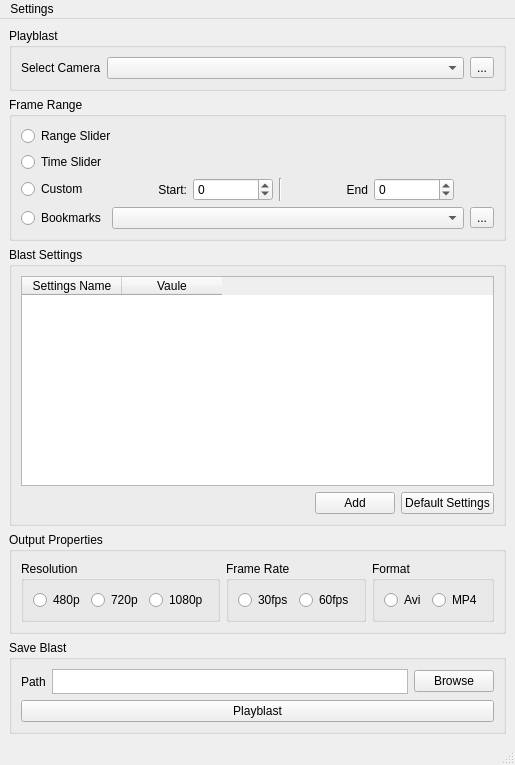
<?xml version="1.0" encoding="UTF-8"?>
<ui version="4.0">
 <class>MainWindow</class>
 <widget class="QMainWindow" name="MainWindow">
  <property name="geometry">
   <rect>
    <x>0</x>
    <y>0</y>
    <width>426</width>
    <height>765</height>
   </rect>
  </property>
  <property name="sizePolicy">
   <sizepolicy hsizetype="Preferred" vsizetype="Fixed">
    <horstretch>0</horstretch>
    <verstretch>0</verstretch>
   </sizepolicy>
  </property>
  <property name="windowTitle">
   <string>MainWindow</string>
  </property>
  <widget class="QWidget" name="centralwidget">
   <layout class="QVBoxLayout" name="verticalLayout_11">
    <item>
     <widget class="QGroupBox" name="playblastGB">
      <property name="title">
       <string>Playblast</string>
      </property>
      <layout class="QVBoxLayout" name="verticalLayout_9">
       <item>
        <layout class="QHBoxLayout" name="horizontalLayout3">
         <item>
          <widget class="QLabel" name="pbCameras">
           <property name="sizePolicy">
            <sizepolicy hsizetype="Maximum" vsizetype="Preferred">
             <horstretch>0</horstretch>
             <verstretch>0</verstretch>
            </sizepolicy>
           </property>
           <property name="text">
            <string>Select Camera</string>
           </property>
          </widget>
         </item>
         <item>
          <widget class="CheckableCombobox" name="cameraComboBox">
           <property name="sizePolicy">
            <sizepolicy hsizetype="Expanding" vsizetype="Fixed">
             <horstretch>0</horstretch>
             <verstretch>0</verstretch>
            </sizepolicy>
           </property>
          </widget>
         </item>
         <item>
          <widget class="QToolButton" name="refreshCamerasButton">
           <property name="text">
            <string>...</string>
           </property>
           <property name="icon">
            <iconset>
             <normaloff>../../Shared/icons/refreshIcon.png</normaloff>../../Shared/icons/refreshIcon.png</iconset>
           </property>
          </widget>
         </item>
        </layout>
       </item>
      </layout>
     </widget>
    </item>
    <item>
     <widget class="QGroupBox" name="FrameRangeGB">
      <property name="title">
       <string>Frame Range</string>
      </property>
      <layout class="QVBoxLayout" name="verticalLayout">
       <item>
        <widget class="QRadioButton" name="rangeSliderRB">
         <property name="sizePolicy">
          <sizepolicy hsizetype="Minimum" vsizetype="Preferred">
           <horstretch>0</horstretch>
           <verstretch>0</verstretch>
          </sizepolicy>
         </property>
         <property name="minimumSize">
          <size>
           <width>0</width>
           <height>20</height>
          </size>
         </property>
         <property name="text">
          <string>Range Slider</string>
         </property>
        </widget>
       </item>
       <item>
        <widget class="QRadioButton" name="timeSliderRB">
         <property name="enabled">
          <bool>true</bool>
         </property>
         <property name="sizePolicy">
          <sizepolicy hsizetype="Minimum" vsizetype="Preferred">
           <horstretch>0</horstretch>
           <verstretch>0</verstretch>
          </sizepolicy>
         </property>
         <property name="minimumSize">
          <size>
           <width>0</width>
           <height>20</height>
          </size>
         </property>
         <property name="text">
          <string>Time Slider</string>
         </property>
        </widget>
       </item>
       <item>
        <layout class="QHBoxLayout" name="horizontalLayout_2">
         <property name="spacing">
          <number>6</number>
         </property>
         <item>
          <widget class="QRadioButton" name="customRB">
           <property name="text">
            <string>Custom</string>
           </property>
          </widget>
         </item>
         <item>
          <widget class="QLabel" name="startFrameLabel">
           <property name="text">
            <string>Start:</string>
           </property>
           <property name="alignment">
            <set>Qt::AlignRight|Qt::AlignTrailing|Qt::AlignVCenter</set>
           </property>
          </widget>
         </item>
         <item>
          <widget class="QSpinBox" name="startFrameSB">
           <property name="minimum">
            <number>-10000</number>
           </property>
           <property name="maximum">
            <number>10000</number>
           </property>
          </widget>
         </item>
         <item>
          <widget class="Line" name="line">
           <property name="orientation">
            <enum>Qt::Vertical</enum>
           </property>
          </widget>
         </item>
         <item>
          <widget class="QLabel" name="endFrameLabel">
           <property name="text">
            <string>End</string>
           </property>
           <property name="alignment">
            <set>Qt::AlignRight|Qt::AlignTrailing|Qt::AlignVCenter</set>
           </property>
          </widget>
         </item>
         <item>
          <widget class="QSpinBox" name="endFrameSB">
           <property name="minimum">
            <number>-100000</number>
           </property>
           <property name="maximum">
            <number>100000</number>
           </property>
          </widget>
         </item>
         <item>
          <spacer name="horizontalSpacer_3">
           <property name="orientation">
            <enum>Qt::Horizontal</enum>
           </property>
           <property name="sizeType">
            <enum>QSizePolicy::Minimum</enum>
           </property>
           <property name="sizeHint" stdset="0">
            <size>
             <width>40</width>
             <height>20</height>
            </size>
           </property>
          </spacer>
         </item>
        </layout>
       </item>
       <item>
        <layout class="QHBoxLayout" name="horizontalLayout">
         <item>
          <widget class="QRadioButton" name="bookmarkRB">
           <property name="sizePolicy">
            <sizepolicy hsizetype="Maximum" vsizetype="Fixed">
             <horstretch>0</horstretch>
             <verstretch>0</verstretch>
            </sizepolicy>
           </property>
           <property name="text">
            <string>Bookmarks</string>
           </property>
          </widget>
         </item>
         <item>
          <widget class="CheckableCombobox" name="bookmarkComboBox">
           <property name="sizePolicy">
            <sizepolicy hsizetype="Expanding" vsizetype="Fixed">
             <horstretch>0</horstretch>
             <verstretch>0</verstretch>
            </sizepolicy>
           </property>
          </widget>
         </item>
         <item>
          <widget class="QToolButton" name="bookmarkRefreshButton">
           <property name="text">
            <string>...</string>
           </property>
           <property name="icon">
            <iconset>
             <normaloff>../../Shared/icons/refreshIcon.png</normaloff>../../Shared/icons/refreshIcon.png</iconset>
           </property>
          </widget>
         </item>
        </layout>
       </item>
      </layout>
     </widget>
    </item>
    <item>
     <widget class="QGroupBox" name="blastSettingsGB">
      <property name="sizePolicy">
       <sizepolicy hsizetype="Minimum" vsizetype="MinimumExpanding">
        <horstretch>0</horstretch>
        <verstretch>0</verstretch>
       </sizepolicy>
      </property>
      <property name="title">
       <string>Blast Settings</string>
      </property>
      <layout class="QVBoxLayout" name="verticalLayout_7">
       <item>
        <widget class="QTableWidget" name="settingsTableWidget">
         <property name="sizePolicy">
          <sizepolicy hsizetype="Minimum" vsizetype="Expanding">
           <horstretch>0</horstretch>
           <verstretch>1</verstretch>
          </sizepolicy>
         </property>
         <property name="showGrid">
          <bool>false</bool>
         </property>
         <column>
          <property name="text">
           <string>Settings Name</string>
          </property>
         </column>
         <column>
          <property name="text">
           <string>Vaule</string>
          </property>
         </column>
        </widget>
       </item>
       <item>
        <layout class="QHBoxLayout" name="horizontalLayout2">
         <item>
          <spacer name="horizontalSpacer">
           <property name="orientation">
            <enum>Qt::Horizontal</enum>
           </property>
           <property name="sizeHint" stdset="0">
            <size>
             <width>40</width>
             <height>20</height>
            </size>
           </property>
          </spacer>
         </item>
         <item>
          <widget class="QPushButton" name="addSettingsButton">
           <property name="text">
            <string>Add</string>
           </property>
          </widget>
         </item>
         <item>
          <widget class="QPushButton" name="setToDefaultButton">
           <property name="text">
            <string>Default Settings</string>
           </property>
          </widget>
         </item>
        </layout>
       </item>
      </layout>
     </widget>
    </item>
    <item>
     <widget class="QGroupBox" name="blastProperties">
      <property name="title">
       <string>Output Properties</string>
      </property>
      <layout class="QVBoxLayout" name="verticalLayout_6">
       <item>
        <layout class="QHBoxLayout" name="horizontalLayout1">
         <item>
          <widget class="QGroupBox" name="resolutionGB">
           <property name="title">
            <string>Resolution</string>
           </property>
           <layout class="QHBoxLayout" name="horizontalLayout_9">
            <item>
             <widget class="QRadioButton" name="lowQuality">
              <property name="text">
               <string>480p</string>
              </property>
             </widget>
            </item>
            <item>
             <widget class="QRadioButton" name="hdQuality">
              <property name="text">
               <string>720p</string>
              </property>
             </widget>
            </item>
            <item>
             <widget class="QRadioButton" name="fhdQuality">
              <property name="text">
               <string>1080p</string>
              </property>
             </widget>
            </item>
           </layout>
          </widget>
         </item>
         <item>
          <widget class="QGroupBox" name="frameRateGB">
           <property name="title">
            <string>Frame Rate</string>
           </property>
           <layout class="QHBoxLayout" name="horizontalLayout_10">
            <item>
             <widget class="QRadioButton" name="fps30RB">
              <property name="text">
               <string>30fps</string>
              </property>
             </widget>
            </item>
            <item>
             <widget class="QRadioButton" name="fps60RB">
              <property name="text">
               <string>60fps</string>
              </property>
             </widget>
            </item>
           </layout>
          </widget>
         </item>
         <item>
          <widget class="QGroupBox" name="formatGB">
           <property name="title">
            <string>Format</string>
           </property>
           <layout class="QHBoxLayout" name="horizontalLayout_11">
            <item>
             <widget class="QRadioButton" name="aviRB">
              <property name="text">
               <string>Avi</string>
              </property>
             </widget>
            </item>
            <item>
             <widget class="QRadioButton" name="mp4RB">
              <property name="text">
               <string>MP4</string>
              </property>
             </widget>
            </item>
           </layout>
          </widget>
         </item>
        </layout>
       </item>
      </layout>
     </widget>
    </item>
    <item>
     <widget class="QGroupBox" name="saveBlast">
      <property name="sizePolicy">
       <sizepolicy hsizetype="Preferred" vsizetype="Preferred">
        <horstretch>0</horstretch>
        <verstretch>0</verstretch>
       </sizepolicy>
      </property>
      <property name="title">
       <string>Save Blast</string>
      </property>
      <layout class="QVBoxLayout" name="verticalLayout_8">
       <item>
        <layout class="QHBoxLayout" name="horizontalLayout4">
         <item>
          <widget class="QLabel" name="label">
           <property name="sizePolicy">
            <sizepolicy hsizetype="Maximum" vsizetype="Preferred">
             <horstretch>0</horstretch>
             <verstretch>0</verstretch>
            </sizepolicy>
           </property>
           <property name="text">
            <string>Path</string>
           </property>
          </widget>
         </item>
         <item>
          <widget class="QTextEdit" name="savePathTextEdit">
           <property name="sizePolicy">
            <sizepolicy hsizetype="Expanding" vsizetype="Fixed">
             <horstretch>0</horstretch>
             <verstretch>0</verstretch>
            </sizepolicy>
           </property>
           <property name="maximumSize">
            <size>
             <width>16777215</width>
             <height>25</height>
            </size>
           </property>
          </widget>
         </item>
         <item>
          <widget class="QPushButton" name="browseButton">
           <property name="text">
            <string>Browse</string>
           </property>
          </widget>
         </item>
        </layout>
       </item>
       <item>
        <widget class="QPushButton" name="playblastButton">
         <property name="text">
          <string>Playblast</string>
         </property>
        </widget>
       </item>
      </layout>
     </widget>
    </item>
   </layout>
  </widget>
  <widget class="QMenuBar" name="menubar">
   <property name="geometry">
    <rect>
     <x>0</x>
     <y>0</y>
     <width>426</width>
     <height>22</height>
    </rect>
   </property>
   <widget class="QMenu" name="menuSettings">
    <property name="title">
     <string>Settings</string>
    </property>
   </widget>
   <addaction name="menuSettings"/>
  </widget>
  <widget class="QStatusBar" name="statusbar"/>
 </widget>
 <customwidgets>
  <customwidget>
   <class>CheckableCombobox</class>
   <extends>QComboBox</extends>
   <header>PlayblastTool.h</header>
  </customwidget>
 </customwidgets>
 <resources/>
 <connections/>
</ui>
